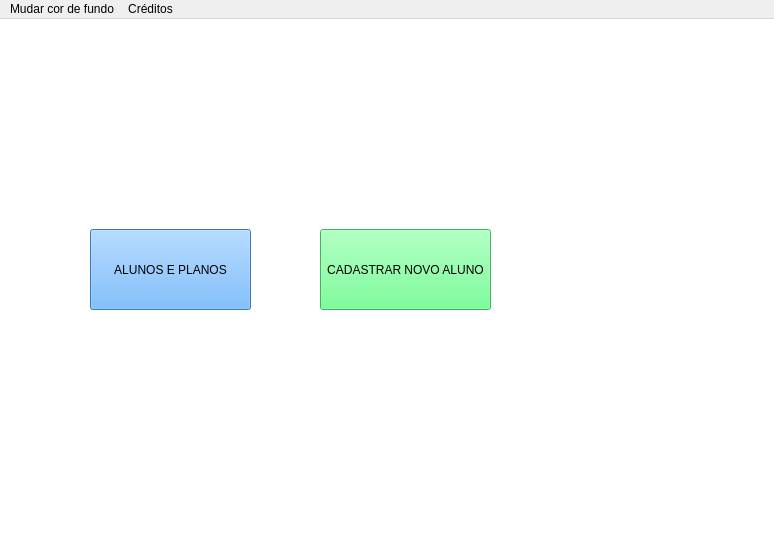
<?xml version="1.0" encoding="UTF-8"?>
<ui version="4.0">
 <class>Janela2</class>
 <widget class="QMainWindow" name="Janela2">
  <property name="geometry">
   <rect>
    <x>0</x>
    <y>0</y>
    <width>774</width>
    <height>558</height>
   </rect>
  </property>
  <property name="windowTitle">
   <string>Painel Academia</string>
  </property>
  <widget class="QWidget" name="centralwidget">
   <property name="styleSheet">
    <string notr="true">background-color: rgb(255, 255, 255);</string>
   </property>
   <widget class="QLabel" name="label_boasVindas">
    <property name="geometry">
     <rect>
      <x>210</x>
      <y>10</y>
      <width>371</width>
      <height>51</height>
     </rect>
    </property>
    <property name="styleSheet">
     <string notr="true">font: 18pt &quot;Bahnschrift SemiLight Condensed&quot;;
border-top-color: rgb(0, 0, 0);
selection-background-color: rgb(0, 0, 0);
color: rgb(0, 170, 0);
gridline-color: rgb(255, 0, 0);</string>
    </property>
    <property name="text">
     <string/>
    </property>
   </widget>
   <widget class="QLabel" name="label_dia1">
    <property name="geometry">
     <rect>
      <x>250</x>
      <y>60</y>
      <width>291</width>
      <height>31</height>
     </rect>
    </property>
    <property name="styleSheet">
     <string notr="true">font: 14pt &quot;Bahnschrift SemiLight Condensed&quot;;</string>
    </property>
    <property name="text">
     <string/>
    </property>
   </widget>
   <widget class="QPushButton" name="buttton_verAlunos">
    <property name="geometry">
     <rect>
      <x>90</x>
      <y>210</y>
      <width>161</width>
      <height>81</height>
     </rect>
    </property>
    <property name="styleSheet">
     <string notr="true">font: 11pt &quot;Bahnschrift SemiLight Condensed&quot;;
background-color: rgb(85, 170, 255);</string>
    </property>
    <property name="text">
     <string>ALUNOS E PLANOS</string>
    </property>
   </widget>
   <widget class="QPushButton" name="button_Cadastro">
    <property name="geometry">
     <rect>
      <x>320</x>
      <y>210</y>
      <width>171</width>
      <height>81</height>
     </rect>
    </property>
    <property name="styleSheet">
     <string notr="true">font: 12pt &quot;Bahnschrift SemiLight Condensed&quot;;
background-color: rgb(85, 255, 127);</string>
    </property>
    <property name="text">
     <string>CADASTRAR NOVO ALUNO</string>
    </property>
   </widget>
  </widget>
  <widget class="QMenuBar" name="menuBar">
   <property name="geometry">
    <rect>
     <x>0</x>
     <y>0</y>
     <width>774</width>
     <height>21</height>
    </rect>
   </property>
   <widget class="QMenu" name="menuMudar_cor">
    <property name="title">
     <string>Mudar cor de fundo</string>
    </property>
    <addaction name="actionPreto"/>
    <addaction name="actionVermelho"/>
    <addaction name="actionAzul"/>
    <addaction name="actionAmarelo"/>
   </widget>
   <widget class="QMenu" name="menuCr_ditos">
    <property name="title">
     <string>Créditos</string>
    </property>
    <addaction name="actionAuthor_Leandro_Furtado_de_Sousa"/>
   </widget>
   <addaction name="menuMudar_cor"/>
   <addaction name="menuCr_ditos"/>
  </widget>
  <action name="actionPreto">
   <property name="text">
    <string>Preto</string>
   </property>
  </action>
  <action name="actionVermelho">
   <property name="text">
    <string>Vermelho</string>
   </property>
  </action>
  <action name="actionAzul">
   <property name="text">
    <string>Azul</string>
   </property>
  </action>
  <action name="actionAmarelo">
   <property name="text">
    <string>Amarelo</string>
   </property>
  </action>
  <action name="actionAuthor_Leandro_Furtado_de_Sousa">
   <property name="text">
    <string>Dev: Leandro Furtado de Sousa</string>
   </property>
  </action>
 </widget>
 <resources/>
 <connections/>
</ui>
